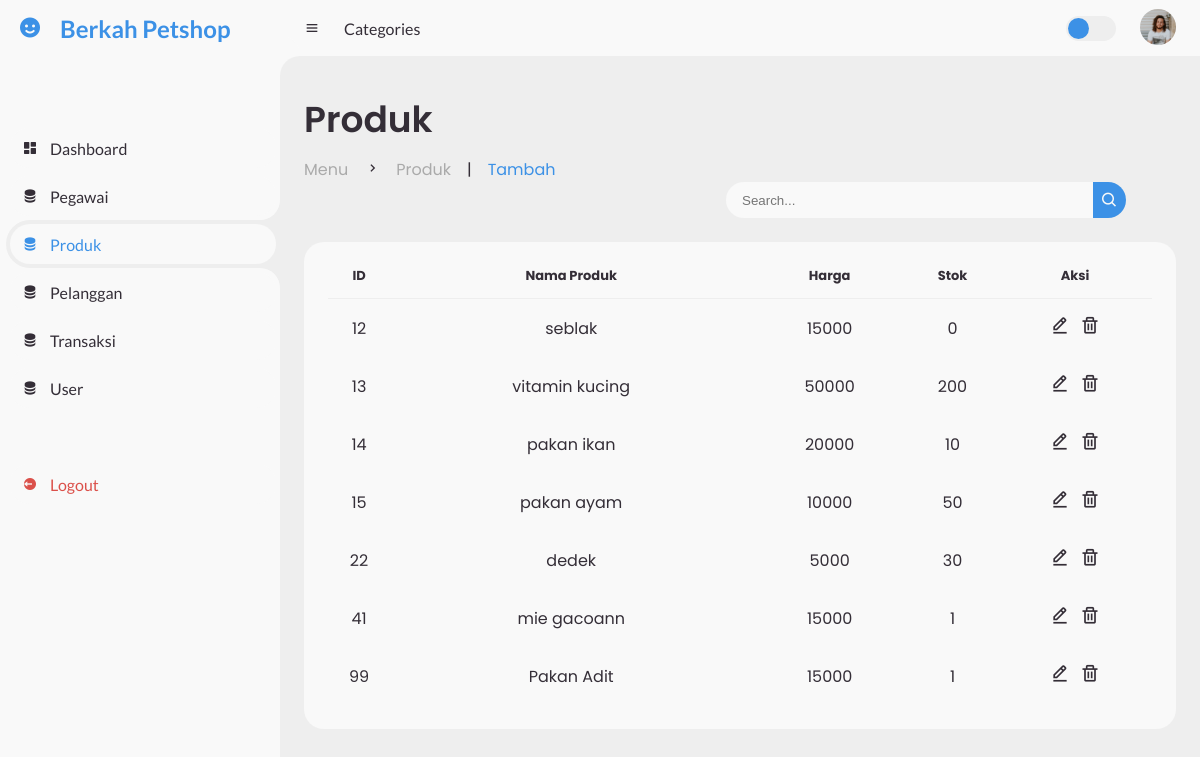
The page /produk/produk.php (signed in) on the database its author committed.
### tables this page shows
CREATE TABLE `produk` (
  `id_produk` int(11) NOT NULL,
  `nama_produk` varchar(25) NOT NULL,
  `harga` int(11) NOT NULL,
  `stok` int(11) NOT NULL,
  `is_deleted` varchar(50) NOT NULL
);

### produk/produk.php (the view, shortened to what this page needs)
<!DOCTYPE html>
<html lang="en">
<head>
	<link href='https://unpkg.com/boxicons@2.0.9/css/boxicons.min.css' rel='stylesheet'>
	<link rel="stylesheet" href="style_produk.css">
</head>
<body>
	<section id="sidebar">
		<a href="#" class="brand">
			<i class='bx bxs-smile'></i>
			<span class="text">Berkah Petshop</span>
		</a>
		<ul class="side-menu top">
        <li>
          <a href="../index/index.php">
            <i class="bx bxs-dashboard"></i>
            <span class="text">Dashboard</span>
          </a>
        </li>
        <li>
          <a href="../pegawai/pegawai.php">
            <i class="bx bxs-data"></i>
            <span class="text">Pegawai</span>
          </a>
        </li>
        <li class="active">
          <a href="../produk/produk.php">
            <i class="bx bxs-data"></i>
            <span class="text">Produk</span>
          </a>
        </li>
        <li>
          <a href="../pelanggan/pelanggan.php">
            <i class="bx bxs-data"></i>
            <span class="text">Pelanggan</span>
          </a>
        </li>
        <li>
          <a href="../transaksi/transaksi.php">
            <i class="bx bxs-data"></i>
            <span class="text">Transaksi</span>
          </a>
        </li>
		<li>
          <a href="../user/user.php">
            <i class="bx bxs-data"></i>
            <span class="text">User</span>
          </a>
        </li>
      </ul>
      <ul class="side-menu">
        <li>
            <a href="../logout/logout.php" class="logout">
                <i class='bx bxs-log-out-circle'></i>
                <span class="text">Logout</span>
            </a>
        </li>
      </ul>
	</section>
	<section id="content">
		<nav>
			<i class='bx bx-menu' ></i>
			<a href="#" class="nav-link">Categories</a>
			<label for="switch-mode" class="switch-mode"></label>
			<a href="#" class="profile">
				<img src="img/people.png">
			</a>
		</nav>
		<main>
            <div class="head-title">
                <div class="left">
                    <h1>Produk</h1>
                    <ul class="breadcrumb">
                        <li>
                            <a href="#">Menu</a>
                        </li>
                        <li><i class='bx bx-chevron-right'></i></li>
                        <li>
                            <a href="#">Produk </a>
                        </li>
                        <li>|</li>
                        <li>
                            <a class="active" href="#">Tambah</a>
                        </li>
                    </ul>
                </div>
            </div>
            <form action="produk.php" method="POST">
                <div class="form-input">
                    <input type="search" name="query" placeholder="Search...">
                    <button type="submit" class="search-btn"><i class='bx bx-search'></i></button>
                </div>
            </form>
            <div class="table-data">
				<div class="order">
					<table>
						<thead>
							<tr>
								<th>ID</th>
								<th>Nama Produk</th>
								<th>Harga</th>
								<th>Stok</th>
								<th>Aksi</th>
							</tr>
						</thead>
						<tbody>
							<?php
							require '../config/conn.php';
							$query = "";
							$result = mysqli_query($conn, "SELECT * FROM produk WHERE is_deleted != 'Y' AND (nama_produk LIKE '%$query%' OR harga LIKE '%$query%' OR stok LIKE '%$query%')");
							while ($row = mysqli_fetch_assoc($result)) {
								echo "<tr>";
								echo "<td>" . htmlspecialchars($row['id_produk']) . "</td>";
								echo "<td>" . htmlspecialchars($row['nama_produk']) . "</td>";
								echo "<td>" . htmlspecialchars($row['harga']) . "</td>";
								echo "<td>" . htmlspecialchars($row['stok']) . "</td>";
								echo "<td>";
                                echo "<a href='#' class='emot' onclick=\"console.log('ID PROduk: " . $row['id_produk'] . "'); tampilkanFormEdit('" . $row['id_produk'] . "')\"><i class='bx bx-edit-alt'></i></a>";
								echo "<a href='#' class='emot' onclick=\"hapusDataProduk('" . $row['id_produk'] . "', 'produk', 'id_produk', 'delete_produk.php')\"><i class='bx bx-trash'></i></a>";
                                echo "</td>";
								echo "</tr>";
							}
							?>
						</tbody>
					</table>
				</div>
			</div>
        </main>
    </section>
</body>
</html>

### rows shown on the page
produk: id_produk "12", nama_produk "seblak", harga "15000", stok "0"
produk: id_produk "13", nama_produk "vitamin kucing", harga "50000", stok "200"
produk: id_produk "14", nama_produk "pakan ikan", harga "20000", stok "10"
produk: id_produk "15", nama_produk "pakan ayam", harga "10000", stok "50"
produk: id_produk "22", nama_produk "dedek", harga "5000", stok "30"
produk: id_produk "41", nama_produk "mie gacoann", harga "15000", stok "1"
produk: id_produk "99", nama_produk "Pakan Adit", harga "15000", stok "1"
